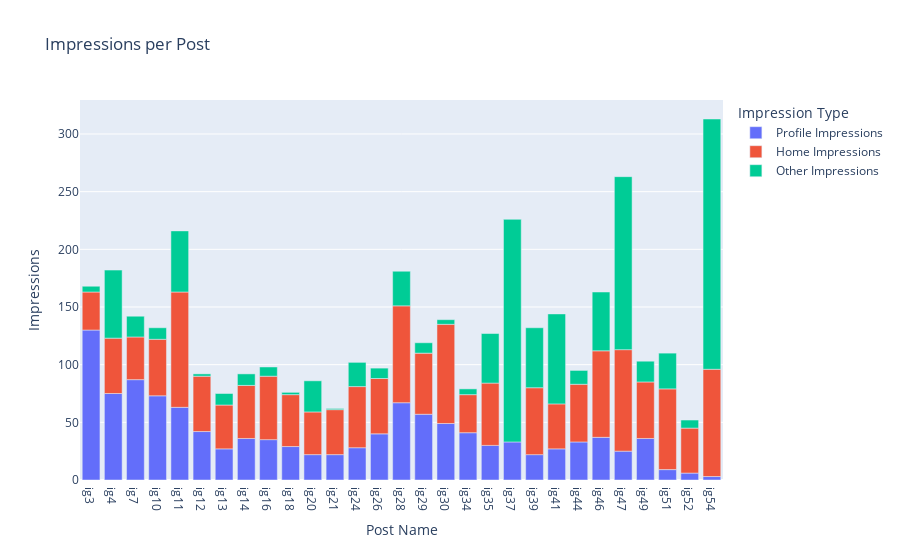
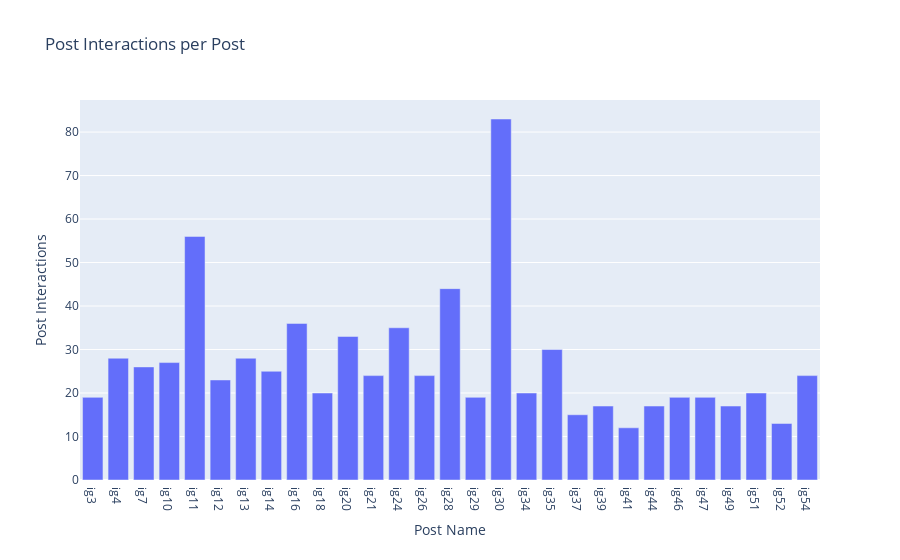
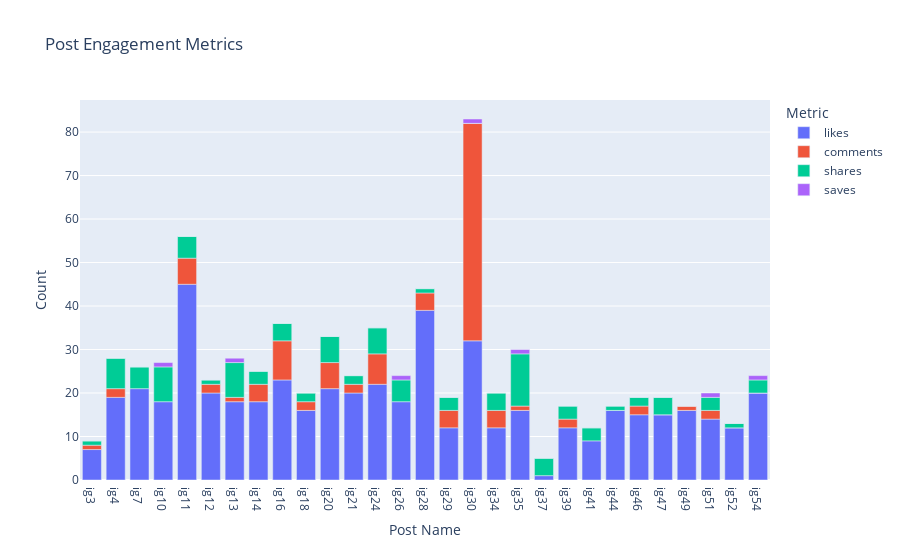
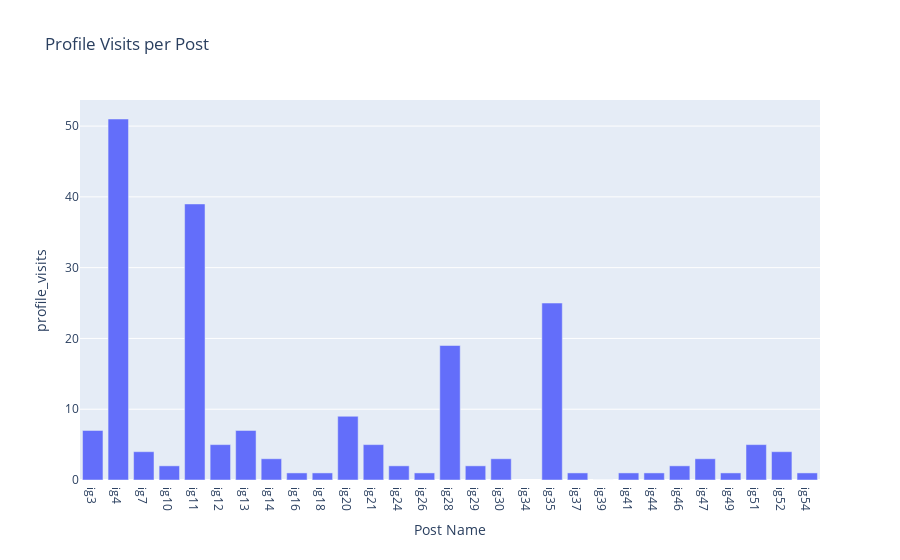

Notebook source saved alongside these figures, in order:
### Code cell
#  Impressions per post
fig6 = px.bar(df, x='Post Name', y=['Profile Impressions', 'Home Impressions', 'Other Impressions'], 
              title='Impressions per Post', labels={'value': 'Impressions', 'variable': 'Impression Type'})
fig6.show()

#  Post Interactions
fig7 = px.bar(df, x='Post Name', y='Post Interactions', title='Post Interactions per Post')
fig7.show()

#  Likes, Comments, Shares, Saves per post
fig8= px.bar(df, x='Post Name', y=['likes', 'comments', 'shares', 'saves'], title='Post Engagement Metrics', labels={'value': 'Count', 'variable': 'Metric'})
fig8.show()

#  Profile Visits per post
fig9 = px.bar(df, x='Post Name', y='profile_visits', title='Profile Visits per Post')
fig9.show()

#  Follows by post
fig10 = px.bar(df, x='Post Name', y='follows', title='Follows per Post')
fig10.show()

### Figure 1 — Plotly figure (JSON) as saved in the notebook; plotly's stock layout.template omitted (floating-point values rounded to 4 significant figures)
{"data": [{"alignmentgroup": "True", "hovertemplate": "Impression Type=Profile Impressions<br>Post Name=%{x}<br>Impressions=%{y}<extra></extra>", "legendgroup": "Profile Impressions", "marker": {"color": "#636efa", "pattern": {"shape": ""}}, "name": "Profile Impressions", "offsetgroup": "Profile Impressions", "orientation": "v", "showlegend": true, "textposition": "auto", "type": "bar", "x": ["ig3", "ig4", "ig7", "ig10", "ig11", "ig12", "ig13", "ig14", "ig16", "ig18", "ig20", "ig21", "ig24", "ig26", "ig28", "ig29", "ig30", "ig34", "ig35", "ig37", "ig39", "ig41", "ig44", "ig46", "ig47", "ig49", "ig51", "ig52", "ig54"], "xaxis": "x", "y": [130, 75, 87, 73, 63, 42, 27, 36, 35, 29, 22, 22, 28, 40, 67, 57, 49, 41, 30, 33, 22, 27, 33, 37, 25, 36, 9, 6, 3], "yaxis": "y"}, {"alignmentgroup": "True", "hovertemplate": "Impression Type=Home Impressions<br>Post Name=%{x}<br>Impressions=%{y}<extra></extra>", "legendgroup": "Home Impressions", "marker": {"color": "#EF553B", "pattern": {"shape": ""}}, "name": "Home Impressions", "offsetgroup": "Home Impressions", "orientation": "v", "showlegend": true, "textposition": "auto", "type": "bar", "x": ["ig3", "ig4", "ig7", "ig10", "ig11", "ig12", "ig13", "ig14", "ig16", "ig18", "ig20", "ig21", "ig24", "ig26", "ig28", "ig29", "ig30", "ig34", "ig35", "ig37", "ig39", "ig41", "ig44", "ig46", "ig47", "ig49", "ig51", "ig52", "ig54"], "xaxis": "x", "y": [33, 48, 37, 49, 100, 48, 38, 46, 55, 45, 37, 39, 53, 48, 84, 53, 86, 33, 54, null, 58, 39, 50, 75, 88, 49, 70, 39, 93], "yaxis": "y"}, {"alignmentgroup": "True", "hovertemplate": "Impression Type=Other Impressions<br>Post Name=%{x}<br>Impressions=%{y}<extra></extra>", "legendgroup": "Other Impressions", "marker": {"color": "#00cc96", "pattern": {"shape": ""}}, "name": "Other Impressions", "offsetgroup": "Other Impressions", "orientation": "v", "showlegend": true, "textposition": "auto", "type": "bar", "x": ["ig3", "ig4", "ig7", "ig10", "ig11", "ig12", "ig13", "ig14", "ig16", "ig18", "ig20", "ig21", "ig24", "ig26", "ig28", "ig29", "ig30", "ig34", "ig35", "ig37", "ig39", "ig41", "ig44", "ig46", "ig47", "ig49", "ig51", "ig52", "ig54"], "xaxis": "x", "y": [5, 59, 18, 10, 53, 2, 10, 10, 8, 2, 27, 1, 21, 9, 30, 9, 4, 5, 43, 193, 52, 78, 12, 51, 150, 18, 31, 7, 217], "yaxis": "y"}], "layout": {"barmode": "relative", "legend": {"title": {"text": "Impression Type"}, "tracegroupgap": 0}, "title": {"text": "Impressions per Post"}, "xaxis": {"anchor": "y", "domain": [0, 1], "title": {"text": "Post Name"}}, "yaxis": {"anchor": "x", "domain": [0, 1], "title": {"text": "Impressions"}}}}

### Figure 2 — Plotly figure (JSON) as saved in the notebook; plotly's stock layout.template omitted (floating-point values rounded to 4 significant figures)
{"data": [{"alignmentgroup": "True", "hovertemplate": "Post Name=%{x}<br>Post Interactions=%{y}<extra></extra>", "legendgroup": "", "marker": {"color": "#636efa", "pattern": {"shape": ""}}, "name": "", "offsetgroup": "", "orientation": "v", "showlegend": false, "textposition": "auto", "type": "bar", "x": ["ig3", "ig4", "ig7", "ig10", "ig11", "ig12", "ig13", "ig14", "ig16", "ig18", "ig20", "ig21", "ig24", "ig26", "ig28", "ig29", "ig30", "ig34", "ig35", "ig37", "ig39", "ig41", "ig44", "ig46", "ig47", "ig49", "ig51", "ig52", "ig54"], "xaxis": "x", "y": [19, 28, 26, 27, 56, 23, 28, 25, 36, 20, 33, 24, 35, 24, 44, 19, 83, 20, 30, 15, 17, 12, 17, 19, 19, 17, 20, 13, 24], "yaxis": "y"}], "layout": {"barmode": "relative", "legend": {"tracegroupgap": 0}, "title": {"text": "Post Interactions per Post"}, "xaxis": {"anchor": "y", "domain": [0, 1], "title": {"text": "Post Name"}}, "yaxis": {"anchor": "x", "domain": [0, 1], "title": {"text": "Post Interactions"}}}}

### Figure 3 — Plotly figure (JSON) as saved in the notebook; plotly's stock layout.template omitted (floating-point values rounded to 4 significant figures)
{"data": [{"alignmentgroup": "True", "hovertemplate": "Metric=likes<br>Post Name=%{x}<br>Count=%{y}<extra></extra>", "legendgroup": "likes", "marker": {"color": "#636efa", "pattern": {"shape": ""}}, "name": "likes", "offsetgroup": "likes", "orientation": "v", "showlegend": true, "textposition": "auto", "type": "bar", "x": ["ig3", "ig4", "ig7", "ig10", "ig11", "ig12", "ig13", "ig14", "ig16", "ig18", "ig20", "ig21", "ig24", "ig26", "ig28", "ig29", "ig30", "ig34", "ig35", "ig37", "ig39", "ig41", "ig44", "ig46", "ig47", "ig49", "ig51", "ig52", "ig54"], "xaxis": "x", "y": [7, 19, 21, 18, 45, 20, 18, 18, 23, 16, 21, 20, 22, 18, 39, 12, 32, 12, 16, 1, 12, 9, 16, 15, 15, 16, 14, 12, 20], "yaxis": "y"}, {"alignmentgroup": "True", "hovertemplate": "Metric=comments<br>Post Name=%{x}<br>Count=%{y}<extra></extra>", "legendgroup": "comments", "marker": {"color": "#EF553B", "pattern": {"shape": ""}}, "name": "comments", "offsetgroup": "comments", "orientation": "v", "showlegend": true, "textposition": "auto", "type": "bar", "x": ["ig3", "ig4", "ig7", "ig10", "ig11", "ig12", "ig13", "ig14", "ig16", "ig18", "ig20", "ig21", "ig24", "ig26", "ig28", "ig29", "ig30", "ig34", "ig35", "ig37", "ig39", "ig41", "ig44", "ig46", "ig47", "ig49", "ig51", "ig52", "ig54"], "xaxis": "x", "y": [1, 2, null, null, 6, 2, 1, 4, 9, 2, 6, 2, 7, null, 4, 4, 50, 4, 1, null, 2, null, 0, 2, 0, 1, 2, 0, 0], "yaxis": "y"}, {"alignmentgroup": "True", "hovertemplate": "Metric=shares<br>Post Name=%{x}<br>Count=%{y}<extra></extra>", "legendgroup": "shares", "marker": {"color": "#00cc96", "pattern": {"shape": ""}}, "name": "shares", "offsetgroup": "shares", "orientation": "v", "showlegend": true, "textposition": "auto", "type": "bar", "x": ["ig3", "ig4", "ig7", "ig10", "ig11", "ig12", "ig13", "ig14", "ig16", "ig18", "ig20", "ig21", "ig24", "ig26", "ig28", "ig29", "ig30", "ig34", "ig35", "ig37", "ig39", "ig41", "ig44", "ig46", "ig47", "ig49", "ig51", "ig52", "ig54"], "xaxis": "x", "y": [1, 7, 5, 8, 5, 1, 8, 3, 4, 2, 6, 2, 6, 5, 1, 3, 0, 4, 12, 4, 3, 3, 1, 2, 4, 0, 3, 1, 3], "yaxis": "y"}, {"alignmentgroup": "True", "hovertemplate": "Metric=saves<br>Post Name=%{x}<br>Count=%{y}<extra></extra>", "legendgroup": "saves", "marker": {"color": "#ab63fa", "pattern": {"shape": ""}}, "name": "saves", "offsetgroup": "saves", "orientation": "v", "showlegend": true, "textposition": "auto", "type": "bar", "x": ["ig3", "ig4", "ig7", "ig10", "ig11", "ig12", "ig13", "ig14", "ig16", "ig18", "ig20", "ig21", "ig24", "ig26", "ig28", "ig29", "ig30", "ig34", "ig35", "ig37", "ig39", "ig41", "ig44", "ig46", "ig47", "ig49", "ig51", "ig52", "ig54"], "xaxis": "x", "y": [0, 0, 0, 1, 0, 0, 1, 0, 0, 0, 0, 0, 0, 1, 0, 0, 1, 0, 1, 0, 0, 0, 0, 0, 0, 0, 1, 0, 1], "yaxis": "y"}], "layout": {"barmode": "relative", "legend": {"title": {"text": "Metric"}, "tracegroupgap": 0}, "title": {"text": "Post Engagement Metrics"}, "xaxis": {"anchor": "y", "domain": [0, 1], "title": {"text": "Post Name"}}, "yaxis": {"anchor": "x", "domain": [0, 1], "title": {"text": "Count"}}}}

### Figure 4 — Plotly figure (JSON) as saved in the notebook; plotly's stock layout.template omitted (floating-point values rounded to 4 significant figures)
{"data": [{"alignmentgroup": "True", "hovertemplate": "Post Name=%{x}<br>profile_visits=%{y}<extra></extra>", "legendgroup": "", "marker": {"color": "#636efa", "pattern": {"shape": ""}}, "name": "", "offsetgroup": "", "orientation": "v", "showlegend": false, "textposition": "auto", "type": "bar", "x": ["ig3", "ig4", "ig7", "ig10", "ig11", "ig12", "ig13", "ig14", "ig16", "ig18", "ig20", "ig21", "ig24", "ig26", "ig28", "ig29", "ig30", "ig34", "ig35", "ig37", "ig39", "ig41", "ig44", "ig46", "ig47", "ig49", "ig51", "ig52", "ig54"], "xaxis": "x", "y": [7, 51, 4, 2, 39, 5, 7, 3, 1, 1, 9, 5, 2, 1, 19, 2, 3, null, 25, 1, 0, 1, 1, 2, 3, 1, 5, 4, 1], "yaxis": "y"}], "layout": {"barmode": "relative", "legend": {"tracegroupgap": 0}, "title": {"text": "Profile Visits per Post"}, "xaxis": {"anchor": "y", "domain": [0, 1], "title": {"text": "Post Name"}}, "yaxis": {"anchor": "x", "domain": [0, 1], "title": {"text": "profile_visits"}}}}
